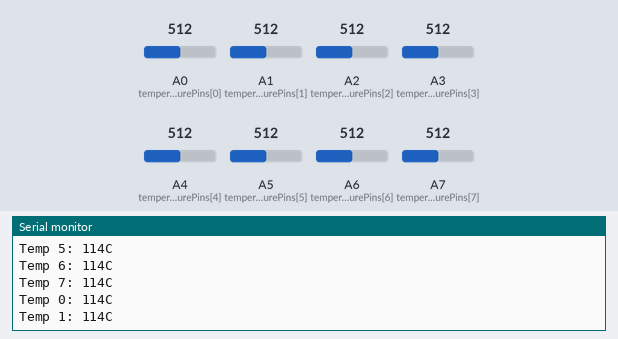
Bench run of a sketch on a simulated Arduino Nano, built with avr-gcc and run on an emulated ATmega328P. Parts: the last lines printed to the serial monitor. The inputs (shaded band) are chosen by the test bench; at power-on: A0 (temperaturePins[0]) = 512, A1 (temperaturePins[1]) = 512, A2 (temperaturePins[2]) = 512, A3 (temperaturePins[3]) = 512, A4 (temperaturePins[4]) = 512, A5 (temperaturePins[5]) = 512, A6 (temperaturePins[6]) = 512, A7 (temperaturePins[7]) = 512.

Above: at 1.2 s.
1.3 s: A0 (temperaturePins[0]) set to 716
At 2.1 s:
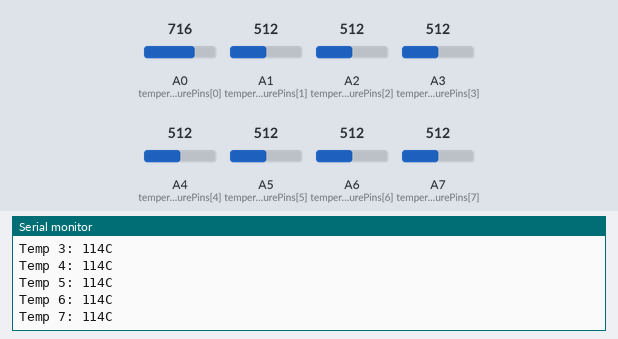
2.8 s: A1 (temperaturePins[1]) set to 716
4.3 s: A2 (temperaturePins[2]) set to 716
5.8 s: A3 (temperaturePins[3]) set to 716
7.3 s: A4 (temperaturePins[4]) set to 716
8.8 s: A5 (temperaturePins[5]) set to 716
At 10.3 s:
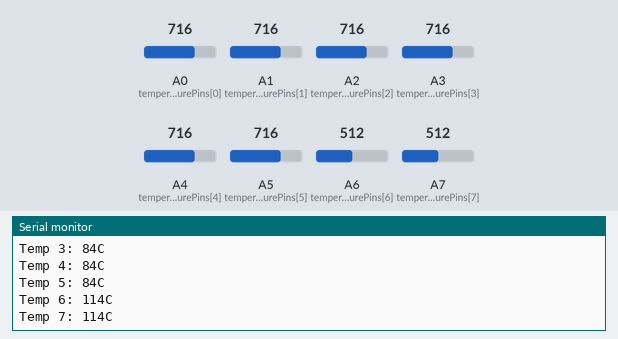
Timing chart, 0 to 11.3 s (numbered marks = the images above; inputs shaded):
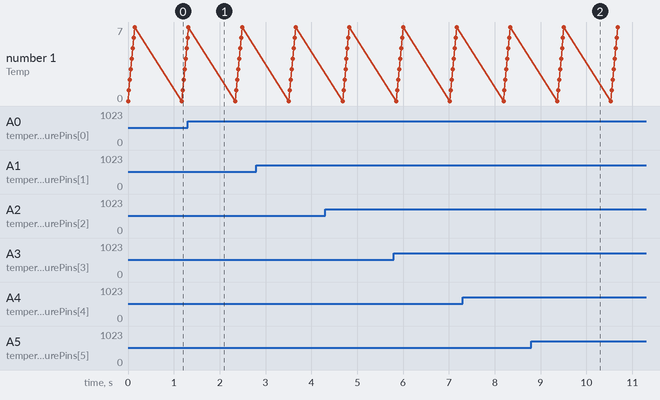

The sketch:

5090TempWatch.ino
```cpp
// *************************************************************************************************** //
// ********************************* Thermocouple Variables ****************************************** //
// *************************************************************************************************** //
// Check https://learn.adafruit.com/thermistor/using-a-thermistor for more info
// resistance at 25 degrees C
#define THERMISTORNOMINAL 100000 // 100k thermistor
// temp. for nominal resistance (almost always 25 C)
#define TEMPERATURENOMINAL 25
// The beta coefficient of the thermistor (usually 3000-4000)
#define BCOEFFICIENT 3950
// the value of the 'other' resistor
#define SERIESRESISTOR 4700 // 4.7k resistor

const int temperaturePins[8] = {A0, A1, A2, A3, A4, A5, A6, A7};

volatile uint16_t temperature_0 = 0;

void setup() {
  Serial.begin(115200);

  for (int i = 0; i < 7; i++)
  {
    pinMode(temperaturePins[i], INPUT);
  }
}

int readTemperature(uint8_t pinnumber)
{
  float adc_temp_value = 0;
  float steinhart = 0;

  adc_temp_value = analogRead(pinnumber);

  // convert the value to resistance
  adc_temp_value = 1023.0f / adc_temp_value - 1;
  adc_temp_value = SERIESRESISTOR / adc_temp_value;

  steinhart = adc_temp_value / THERMISTORNOMINAL;       // (R/Ro)
  steinhart = log(steinhart);                           // ln(R/Ro)
  steinhart /= BCOEFFICIENT;                            // 1/B * ln(R/Ro)
  steinhart += 1.0f / (TEMPERATURENOMINAL + 273.15);     // + (1/To)
  steinhart = 1.0f / steinhart;                          // Invert
  steinhart -= 273.15f;                                  // convert to C

  return (int)(steinhart);
}

void loop() {
  for (int i = 0; i < 8; i++)
  {
    Serial.print("Temp " + String(i) + ": ");
    Serial.print(readTemperature(temperaturePins[i]) > 0 ? readTemperature(temperaturePins[i]) : 0);
    Serial.println("C");
    _delay_ms(20);
  }

  _delay_ms(1000);
}
```

Measured:
- after the input at 8.8 s, the serial monitor: prints a new line after 0.67 s (image 2)
